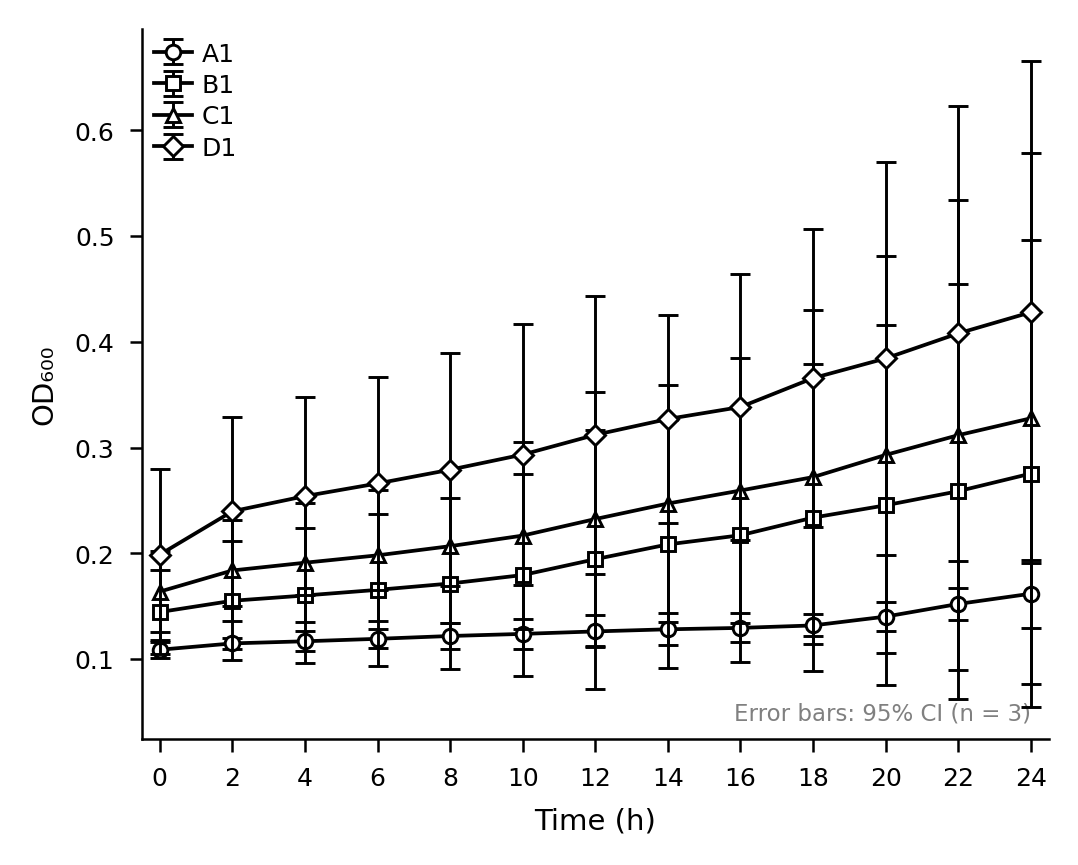

Write Python code to recreate this figure.
"""
Growth curve time series figure.
4 conditions (A1, B1, C1, D1), 3 biological replicates each.
Even-hour timepoints only. Error bars = 95% CI from t-distribution (n=3).
Nature-style formatting.
"""

import matplotlib
matplotlib.use("Agg")
import matplotlib.pyplot as plt
import matplotlib.font_manager as fm
import pandas as pd
import numpy as np
from scipy.stats import t as t_dist

# ── CONFIG ────────────────────────────────────────────────────────────────────
CONFIG = {
    "data_path":    "/mnt/user-data/uploads/plate_growth_curve.csv",
    "out_png":      "/mnt/user-data/outputs/figure_v1.png",
    "out_svg":      "/mnt/user-data/outputs/figure_v1.svg",
    "figsize_in":   (3.5, 2.8),          # Nature single column (89 mm ≈ 3.5 in)
    "dpi":          300,
    "linewidth":    0.9,
    "marker_size":  3.5,
    "capsize":      2.5,
    "eb_linewidth": 0.7,
    "font_size":    7,
    "tick_size":    6,
    "label_size":   7,
    "legend_size":  6,
    "series":       ["A1", "B1", "C1", "D1"],
    "color":        "black",
    "markers":      ["o", "s", "^", "D"],   # distinct marker per series
}

# ── FONT ──────────────────────────────────────────────────────────────────────
available = {f.name for f in fm.fontManager.ttflist}
FONT = next((f for f in ["Arial", "Helvetica", "DejaVu Sans", "Liberation Sans"]
             if f in available), "sans-serif")
plt.rcParams.update({
    "font.family":       FONT,
    "font.size":         CONFIG["font_size"],
    "axes.labelsize":    CONFIG["label_size"],
    "xtick.labelsize":   CONFIG["tick_size"],
    "ytick.labelsize":   CONFIG["tick_size"],
    "legend.fontsize":   CONFIG["legend_size"],
    "pdf.fonttype":      42,
    "ps.fonttype":       42,
})

# ── LOAD DATA ─────────────────────────────────────────────────────────────────
# Header row has duplicate column names → read manually
raw = pd.read_csv(CONFIG["data_path"], header=0)
# Rename columns: Time + 3 replicates × 4 series
series = CONFIG["series"]
cols = ["Time"]
for rep in range(1, 4):
    for s in series:
        cols.append(f"{s}_r{rep}")
raw.columns = cols

# Parse time column (H:MM:SS → decimal hours)
def parse_hms(t):
    parts = str(t).split(":")
    h, m, s = int(parts[0]), int(parts[1]), int(parts[2])
    return h + m / 60 + s / 3600

raw["hours"] = raw["Time"].apply(parse_hms)

# Filter to even-hour timepoints (0, 2, 4, … 24)
even_hours = list(range(0, 25, 2))
# Match rows where hours round to an even integer
raw["hours_round"] = raw["hours"].round(6)
df = raw[raw["hours_round"].apply(lambda h: any(abs(h - eh) < 1e-4 for eh in even_hours))].copy()
df = df.reset_index(drop=True)

# ── COMPUTE MEAN & 95% CI ─────────────────────────────────────────────────────
n = 3
t_crit = t_dist.ppf(0.975, df=n - 1)   # two-tailed 95% CI, df=2 → ~4.303

stats = {}
for s in series:
    rep_cols = [f"{s}_r{i}" for i in range(1, 4)]
    vals = df[rep_cols].values          # shape (timepoints, 3)
    mean = vals.mean(axis=1)
    sem  = vals.std(axis=1, ddof=1) / np.sqrt(n)
    ci95 = sem * t_crit
    stats[s] = {"mean": mean, "ci": ci95}

time_pts = df["hours_round"].values

# ── PLOT ──────────────────────────────────────────────────────────────────────
fig, ax = plt.subplots(figsize=CONFIG["figsize_in"])

for i, s in enumerate(series):
    m   = stats[s]["mean"]
    err = stats[s]["ci"]
    ax.errorbar(
        time_pts, m,
        yerr=err,
        fmt=CONFIG["markers"][i] + "-",
        color=CONFIG["color"],
        linewidth=CONFIG["linewidth"],
        markersize=CONFIG["marker_size"],
        markerfacecolor="white",
        markeredgecolor=CONFIG["color"],
        markeredgewidth=0.7,
        capsize=CONFIG["capsize"],
        elinewidth=CONFIG["eb_linewidth"],
        label=s,
        zorder=3 + i,
    )

# Axes formatting (Nature style: despined, no grid)
ax.spines["top"].set_visible(False)
ax.spines["right"].set_visible(False)
ax.spines["left"].set_linewidth(0.6)
ax.spines["bottom"].set_linewidth(0.6)
ax.tick_params(width=0.6, length=3, direction="out")

ax.set_xlabel("Time (h)")
ax.set_ylabel("OD₆₀₀")
ax.set_xticks(even_hours)
ax.set_xlim(-0.5, 24.5)

legend = ax.legend(
    frameon=False,
    handlelength=1.5,
    handletextpad=0.4,
    borderpad=0,
    labelspacing=0.3,
    loc="upper left",
)

# Caption-style note for error bars
ax.text(
    0.98, 0.02,
    "Error bars: 95% CI (n = 3)",
    transform=ax.transAxes,
    ha="right", va="bottom",
    fontsize=5.5,
    color="gray",
)

plt.tight_layout(pad=0.5)

# ── SAVE ──────────────────────────────────────────────────────────────────────
fig.savefig(CONFIG["out_png"], dpi=CONFIG["dpi"], bbox_inches="tight")
fig.savefig(CONFIG["out_svg"], format="svg",       bbox_inches="tight")
print("Saved PNG and SVG.")
print(f"Timepoints plotted: {list(time_pts)}")
print(f"Font used: {FONT}")
